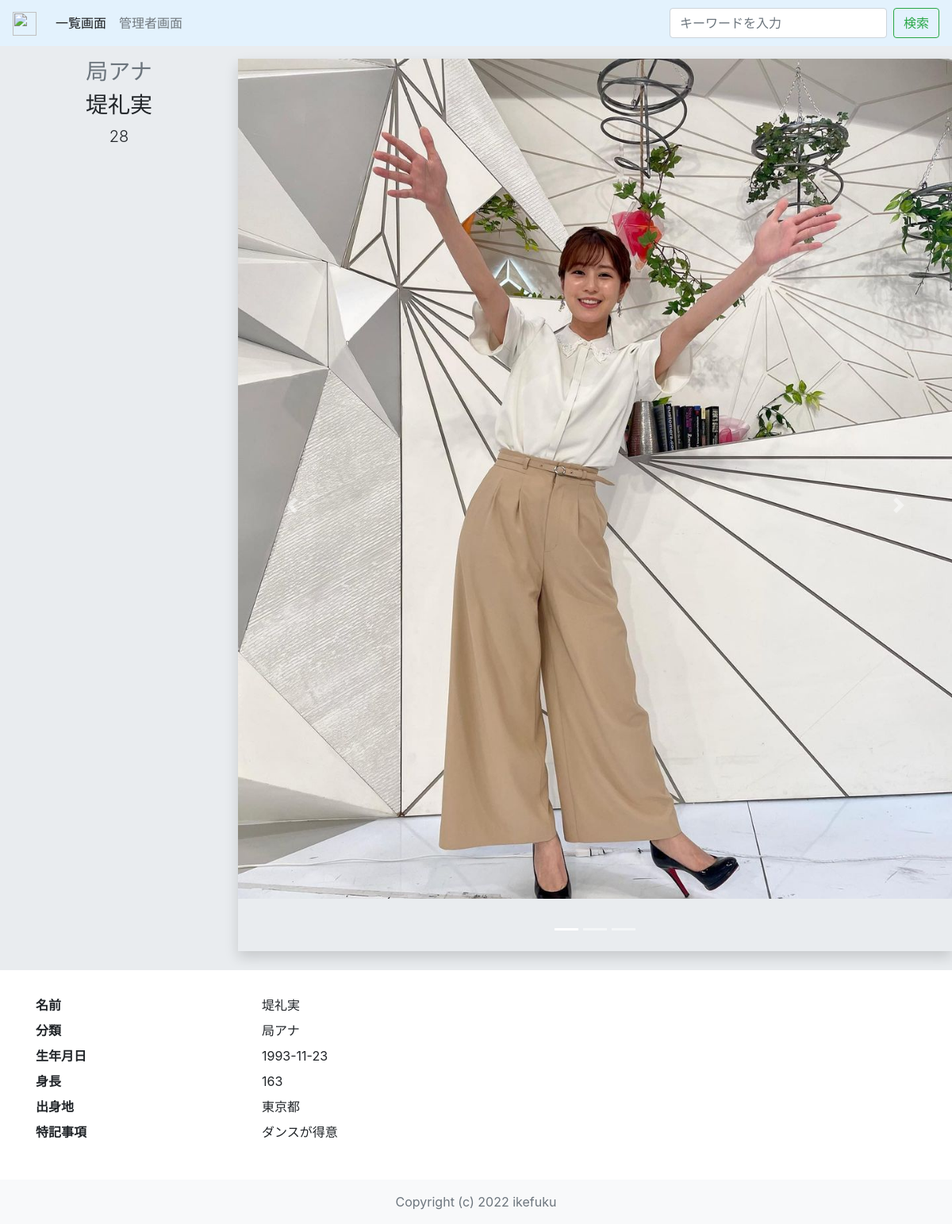
/detail.php?id=25, run on the app's committed database.
### tables this page shows
CREATE TABLE `personaldata` (
  `id` int(11) UNSIGNED NOT NULL,
  `womanname` varchar(255) NOT NULL,
  `age` int(3) DEFAULT 0,
  `category` varchar(255) DEFAULT NULL,
  `birthday` varchar(10) DEFAULT NULL,
  `birthplace` varchar(10) DEFAULT NULL,
  `bloodtype` varchar(2) DEFAULT NULL,
  `height` int(3) DEFAULT 0,
  `notices` varchar(255) DEFAULT NULL,
  `picdata0` varchar(255) DEFAULT NULL,
  `picdata1` varchar(255) DEFAULT NULL,
  `picdata2` varchar(255) DEFAULT NULL,
  `created_at` timestamp NOT NULL DEFAULT current_timestamp(),
  `updated_at` timestamp NOT NULL DEFAULT current_timestamp() ON UPDATE current_timestamp()
);

### lib/connect.php (called while the page is built, shortened)
<?php
class connect
{
    public function __construct()
    {
        $dsn = "mysql:host=" . self::HOST . ";dbname=" . self::DB_NAME . ";charset=utf8mb4";
        try {
            $this->dbh = new PDO($dsn, self::USER, self::PASS);
        } catch (Exception $e) {
            exit($e->getMessage());
        }
    }
}

### lib/queryPersonalData.php (called while the page is built, shortened)
<?php
include __DIR__.'/personaldata.php';
class QueryPersonalData extends connect
{
    public function getDatum($id)
    {
        try
        {
            $stmt = $this->dbh->prepare("SELECT  * FROM personaldata WHERE id=:id");
            $stmt->bindParam(':id', $id, PDO::PARAM_INT);
            $stmt->execute();
            $datum = $this->setDatum($stmt->fetchAll(PDO::FETCH_ASSOC));
        }
        catch(Exception $ex)
        {
            return "DB:Error";
        }
        return $datum;
    }
    public function setDatum($result)
    {
        $pd = new PersonalData();
        $pd->setId($result[0]["id"]);
        $pd->setName($result[0]["womanname"]);
        $pd->setAge($result[0]["age"]);
        $pd->setCategory($result[0]["category"]);
        $pd->setBirthday($result[0]["birthday"]);
        $pd->setBirthplace($result[0]["birthplace"]);
        $pd->setBloodtype($result[0]["bloodtype"]);
        $pd->setHeight($result[0]["height"]);
        $pd->setNotices($result[0]["notices"]);
        $pd->setPicdata0($result[0]["picdata0"]);
        $pd->setPicdata1($result[0]["picdata1"]);
        $pd->setPicdata2($result[0]["picdata2"]);
        return $pd;
    }
}

### lib/personaldata.php (called while the page is built, shortened)
<?php
class PersonalData
{
    private $name = null;
    private $age = null;
    private $category = null;
    private $birthday = null;
    private $birthplace = null;
    private $height = null;
    private $notices=null;
    private $picdata0=null;
    public function getName()
    {
        return $this->name;
    }
    public function getAge()
    {
        return $this->age;
    }
    public function getCategory()
    {
        return $this->category;
    }
    public function getBirthday()
    {
        return $this->birthday;
    }
    public function getBirthplace()
    {
        return $this->birthplace;
    }
    public function getHeight()
    {
        return $this->height;
    }
    public function getNotices()
    {
        return $this->notices;
    }
    public function getPicdata0()
    {
        return $this->picdata0;
    }
    public function setName($name)
    {
        $this->name=$name;
    }
    public function setAge($age)
    {
        $this->age=$age;
    }
    public function setCategory($category)
    {
        $this->category=$category;
    }
    public function setBirthday($birthday)
    {
        $this->birthday=$birthday;
    }
    public function setBirthplace($birthplace)
    {
        $this->birthplace=$birthplace;
    }
    public function setHeight($height)
    {
        $this->height=$height;
    }
    public function setNotices($notices)
    {
        $this->notices=$notices;
    }
    public function setPicdata0($picdata0)
    {
        $this->picdata0=$picdata0;
    }
}

### detail.php (the view, shortened to what this page needs)
<?php
include __DIR__.'/lib/connect.php';
include __DIR__.'/lib/queryPersonalData.php';
if(!empty($_GET['id']))
{
    $personaldata = new QueryPersonalData();
    $result = $personaldata->getDatum($_GET['id']);
}
?>
<!doctype html>
<html lang="ja">
<head>
    <link rel="stylesheet" href="https://stackpath.bootstrapcdn.com/bootstrap/4.3.1/css/bootstrap.min.css"
>
    <link rel="stylesheet" href="https://getbootstrap.com/docs/4.3/assets/css/docs.min.css">
</head>
<body style="padding-top: 50px;">
<?php include 'header.php';?>
<main>
    <div class="container-fluid px-0">
        <div class="jumbotron jumbotron-fluid py-4">
            <div class="row no-gutters">
                <div class="col-md-3">
                    <div class="container ">
                        <h3 class="text-muted text-center"><?php echo $result->getCategory(); ?></h3>
                        <h3 class="text-center"><?php echo $result->getName(); ?></h3>
                        <p class="lead text-center"><?php echo $result->getAge(); ?></p>
                    </div>
                </div>
                <div class="col-md-9">
                    <div id="foo" class="carousel slide shadow" data-ride="carousel">
                        <ol class="carousel-indicators">
                            <li data-target="#foo" data-slide-to="0" class="active"></li>
                            <li data-target="#foo" data-slide-to="1"></li>
                            <li data-target="#foo" data-slide-to="2"></li>
                        </ol>
                        <div class="carousel-inner">
                            <div class="carousel-item active">
                                <img src="admin/uploads/<?php echo $result->getPicdata0(); ?>" class="img-fluid" alt="First slide">
                            </div>
                        </div>
                        <a class="carousel-control-prev" href="#foo" data-slide="prev">
                            <span class="carousel-control-prev-icon"></span>
                        </a>
                        <a class="carousel-control-next" href="#foo" data-slide="next">
                            <span class="carousel-control-next-icon"></span>
                        </a>
                    </div>
                </div>
            </div>
        </div>
    </div>
    <div class="container pb-4  ">
        <dl class="row d-flex justify-content-center">
            <dt class="col-md-3">名前</dt>
            <dd class="col-md-9"><?php echo $result->getName(); ?></dd>
            <dt class="col-md-3">分類</dt>
            <dd class="col-md-9"><?php echo $result->getCategory(); ?></dd>
            <dt class="col-md-3">生年月日</dt>
            <dd class="col-md-9"><?php echo $result->getBirthday(); ?></dd>
            <dt class="col-md-3">身長</dt>
            <dd class="col-md-9"><?php echo $result->getHeight(); ?></dd>
            <dt class="col-md-3">出身地</dt>
            <dd class="col-md-9"><?php echo $result->getBirthPlace(); ?></dd>
            <dt class="col-md-3">特記事項</dt>
            <dd class="col-md-9"><?php echo $result->getNotices(); ?></dd>
        </dl>
    </div>
</main>
<?php include 'footer.php';?>
</body>
</html>

### data on the page
personaldata: category "局アナ", womanname "堤礼実", age "28", picdata0 (picture), birthday "1993-11-23", height "163", birthplace "東京都", notices "ダンスが得意"
